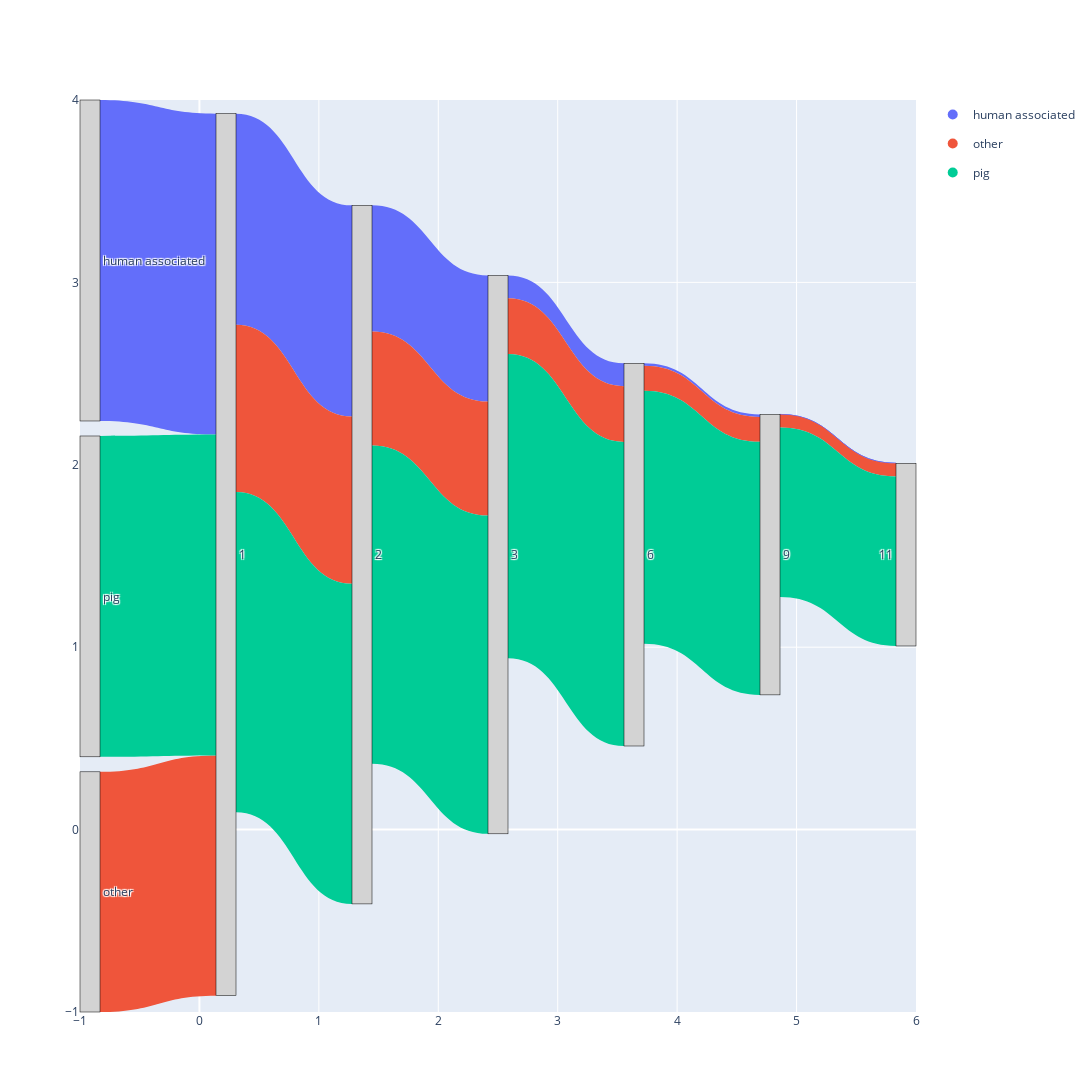

Notebook source saved alongside this figure:
### Code cell
df_sankey = pd.DataFrame(links_data)

# 4. Create the Sankey Diagram with Colored Links
# Get unique labels from the source and target columns
all_labels = sorted(list(pd.unique(df_sankey[['source', 'target']].values.ravel('K'))))

# Map labels to integer indices
label_map = {label: i for i, label in enumerate(all_labels)}
df_sankey['source_id'] = df_sankey['source'].map(label_map)
df_sankey['target_id'] = df_sankey['target'].map(label_map)

fig = go.Figure(data=[go.Sankey(
    arrangement='snap', # Snap nodes to vertical positions
    node=dict(
      pad=15,
      thickness=20,
      line=dict(color="black", width=0.5),
      label=all_labels,
      color="lightgray"  # All nodes are a neutral color
    ),
    link=dict(
      source=df_sankey['source_id'],
      target=df_sankey['target_id'],
      value=df_sankey['value'],
      color=df_sankey['color']  # KEY CHANGE: Apply colors to the links
  ))])

for biome, color in biome_colors.items():
    fig.add_trace(go.Scatter(
        x=[None], y=[None], # Invisible coordinates
        mode='markers',
        marker=dict(size=10, color=color),
        legendgroup=biome,
        showlegend=True,
        name=biome
    ))
fig.update_layout( 
    font_size=12,
    width=1200,  # Set plot width
    height=1300   # Set plot height
)
fig.show()
fig.write_html("../../2025-pig-binning-paper/250830-branchwater/sankey_diagram.mancur.simple.numbercat.html", include_plotlyjs='cdn')
# fig.write_image("sankey_diagram.svg")

### Figure 1 — Plotly figure (JSON) as saved in the notebook; plotly's stock layout.template omitted (floating-point values rounded to 4 significant figures)
{"data": [{"arrangement": "snap", "link": {"color": ["#636EFA", "#636EFA", "#636EFA", "#636EFA", "#636EFA", "#636EFA", "#EF553B", "#EF553B", "#EF553B", "#EF553B", "#EF553B", "#EF553B", "#00CC96", "#00CC96", "#00CC96", "#00CC96", "#00CC96", "#00CC96"], "source": [6, 0, 2, 3, 4, 5, 7, 0, 2, 3, 4, 5, 8, 0, 2, 3, 4, 5], "target": [0, 2, 3, 4, 5, 1, 0, 2, 3, 4, 5, 1, 0, 2, 3, 4, 5, 1], "value": [69105, 45448, 27158, 4935, 564, 23, 51710, 36014, 24526, 11992, 5349, 2827, 69071, 68931, 68527, 65474, 54476, 36487]}, "node": {"color": "lightgray", "label": ["1", "11", "2", "3", "6", "9", "human associated", "other", "pig"], "line": {"color": "black", "width": 0.5}, "pad": 15, "thickness": 20}, "type": "sankey"}, {"legendgroup": "human associated", "marker": {"color": "#636EFA", "size": 10}, "mode": "markers", "name": "human associated", "showlegend": true, "type": "scatter", "x": [null], "y": [null]}, {"legendgroup": "other", "marker": {"color": "#EF553B", "size": 10}, "mode": "markers", "name": "other", "showlegend": true, "type": "scatter", "x": [null], "y": [null]}, {"legendgroup": "pig", "marker": {"color": "#00CC96", "size": 10}, "mode": "markers", "name": "pig", "showlegend": true, "type": "scatter", "x": [null], "y": [null]}], "layout": {"font": {"size": 12}, "height": 1300, "width": 1200}}
